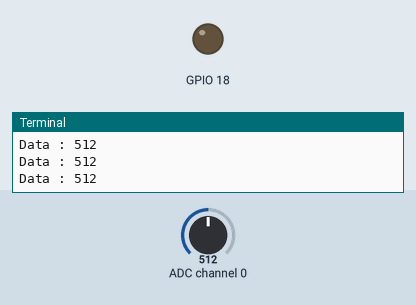
Recording of a program running on a simulated Raspberry Pi (BCM pin numbers). Parts: output pins drawn as LEDs (lit = HIGH), the last lines printed to the terminal. The inputs (shaded band) are chosen by the test bench; at power-on: ADC channel 0 = 512 (analog values on the 0–1023 scale).

Above: at 1.2 s.
1.3 s: ADC channel 0 set to 364
2.8 s: ADC channel 0 set to 341
At 4.2 s:
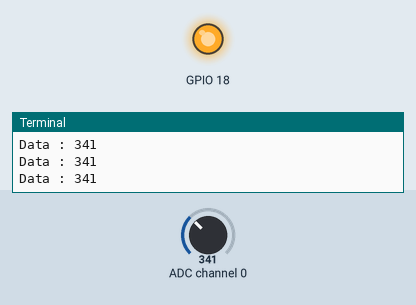
4.5 s: ADC channel 0 set to 360
At 5.5 s:
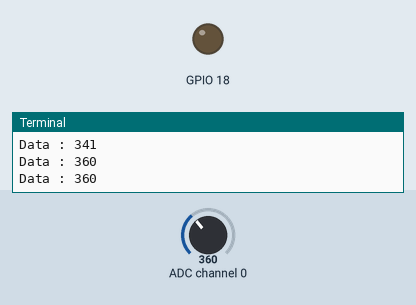
6.0 s: ADC channel 0 set to 340
At 6.6 s:
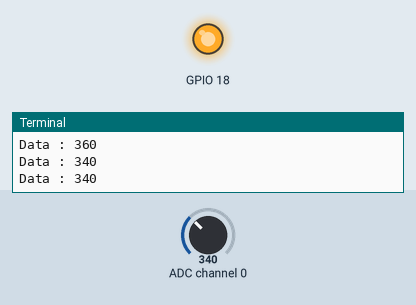
Timing chart, 0 to 8.5 s (numbered marks = the images above; inputs shaded):
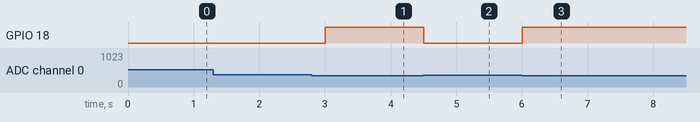

The program:

ex07_adc.py
```python
import spidevRead as sr
import led18
import time

while True :
    read = sr.analog_read(0)
    print(f'Data : {read}')
    if read < 350 :
        led18.led_on()
    else :
        led18.led_off()
    time.sleep(0.5)
    
```

spidevRead.py
```python
import spidev # SPI 통신을 사용할 수 있게 하는 라이브러리

spi = spidev.SpiDev() # SPI 객체 생성

spi.open(0,0) # SPI 통신 시작

spi.max_speed_hz = 1000000 # SPI 통신속도 설정 (1MHz)

def analog_read(portChanner):
    adc = spi.xfer2([1, (8+portChanner)<<4, 0])
    data = ((adc[1]&3)<<8)+adc[2]

    return data
```

led18.py
```python
import RPi.GPIO as gp

gp.setmode(gp.BCM)

gp.setup(18, gp.OUT)

def led_on() :
    gp.output(18, gp.HIGH) # = p.output(18, 1)

def led_off() :
    gp.output(18, gp.LOW) # = p.output(18, 0)

def led_clean() :
    gp.cleanup()
```

Measured:
- the behaviour switches between 350 and 349 on ADC channel 0 (found by bisection; images 0 and 1)
- after the input at 2.8 s, GPIO 18: LOW → HIGH after 0.20 s
- after the input at 4.5 s, GPIO 18: HIGH → LOW at once
- after the input at 6.0 s, GPIO 18: LOW → HIGH at once
